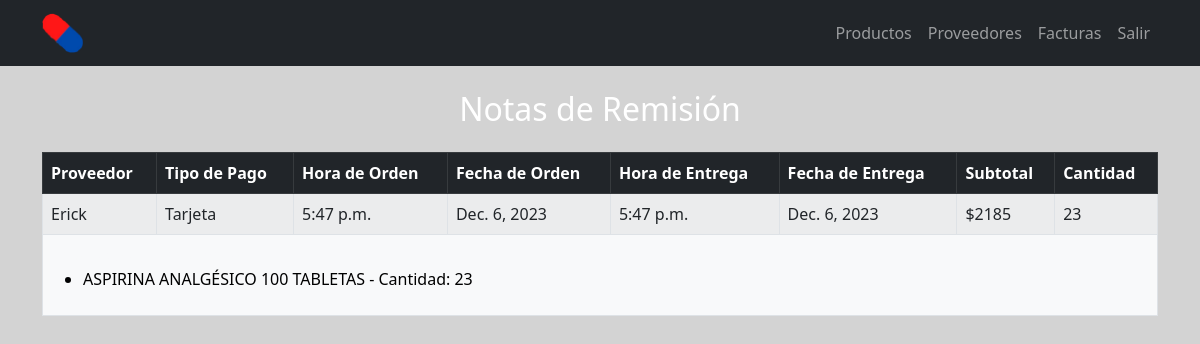
Screenshot of /remission_notes/ (signed in) with the database file from the repository.
### drug_store/models.py (models this page shows, shortened)
class RemissionNote(models.Model):
    PAYMENT_CHOICES = [
        ("tarjeta", "Tarjeta"),
        ("efectivo", "Efectivo"),
    ]
    payment_type = models.CharField(
        max_length=10,
        choices=PAYMENT_CHOICES,
        default="tarjeta",
        verbose_name="Tipo de Pago"
    )
    hour_order = models.TimeField(verbose_name="Hora de Orden")
    day_order = models.DateField(verbose_name="Fecha de Orden")
    hour_delivery = models.TimeField(null=False, verbose_name="Hora de Entrega")
    day_delivery = models.DateField(null=False, verbose_name="Fecha de Entrega")
    subtotal = models.IntegerField(verbose_name="Subtotal")
    amount = models.IntegerField(verbose_name="Cantidad")
    provider = models.ForeignKey(Provideer, on_delete=models.CASCADE, verbose_name="Proveedor")
    class Meta:
        verbose_name_plural = "Pedidos Proveedores"

class Provideer(models.Model):
    name = models.CharField(max_length=70, null=False, verbose_name="Nombre")
    second_name = models.CharField(max_length=100, null=False, verbose_name="Apellido")
    phone = models.CharField(max_length=10, null=False, verbose_name="Teléfono")
    product_sold = models.ManyToManyField(Product, verbose_name="Producto")
    street = models.CharField(max_length=40, null=False, verbose_name="Calle")
    cp = models.CharField(max_length=5, null=False, verbose_name="Código Postal")
    state = models.CharField(max_length=40, null=False, verbose_name="Estado")
    class Meta:
        verbose_name_plural = "Proveedores"

class Product(models.Model):
    ADMINISTRATION_CHOICES = [
        ("oral", "Oral"),
        ("intramuscular", "Intramuscular"),
        ("intravenosa", "Intravenosa"),
        ("sublingual", "Sublingual")
    ]
    name = models.CharField(max_length=100, null=False, verbose_name="Nombre")
    lot = models.CharField(max_length=10, verbose_name="Lote")
    purchase_date = models.DateField(auto_now_add=True, null=False, verbose_name="Fecha de Compra")
    expiration_date = models.DateField(null=False, verbose_name="Fecha de Caducidad")
    description = models.TextField(max_length=500, null=False, verbose_name="Descripción")
    generic = models.BooleanField(default=False, null=False, verbose_name="Genérico")
    administration = models.CharField(max_length=30, null=False, choices=ADMINISTRATION_CHOICES, default="oral", verbose_name="Administración")
    prescription = models.BooleanField(default=False, verbose_name="Prescripción")
    unit_price = models.DecimalField(max_digits=10, decimal_places=2, null=False, verbose_name="Precio Unitario")
    stock = models.IntegerField(null=False, verbose_name="Cantidad", default=0)
    class Meta:
        verbose_name_plural = "Productos"

### drug_store/views.py (the view)
# urls.py: path("remission_notes/", views.get_remission_notes, name="remission_notes"),
@login_required
def get_remission_notes(request):
    remission_notes = RemissionNote.objects.order_by("-subtotal")
    return render(request, "remission_notes.html", {"remission_notes": remission_notes})

### drug_store/templates/remission_notes.html
{% extends "base.html" %}
{% block content %}
    <div class="container mt-4">
        <h2 class="text-center mb-4 text-white">Notas de Remisión</h2>
        <div class="table-responsive">
            <table class="table table-bordered table-striped bg-light text-light">
                <thead class="table-dark">
                <tr>
                    <th>Proveedor</th>
                    <th>Tipo de Pago</th>
                    <th>Hora de Orden</th>
                    <th>Fecha de Orden</th>
                    <th>Hora de Entrega</th>
                    <th>Fecha de Entrega</th>
                    <th>Subtotal</th>
                    <th>Cantidad</th>
                </tr>
                </thead>
                <tbody>
                {% for remission_note in remission_notes %}
                    <tr>
                        <td>{{ remission_note.provider.name }}</td>
                        <td>{{ remission_note.get_payment_type_display }}</td>
                        <td>{{ remission_note.hour_order }}</td>
                        <td>{{ remission_note.day_order }}</td>
                        <td>{{ remission_note.hour_delivery }}</td>
                        <td>{{ remission_note.day_delivery }}</td>
                        <td>${{ remission_note.subtotal }}</td>
                        <td>{{ remission_note.amount }}</td>
                    </tr>
                    <tr>
                        <td colspan="8">
                            <strong>Productos del proveedor:</strong>
                            <ul>
                                {% for product in remission_note.provider.product_sold.all %}
                                    <li class="text-black">{{ product.name }} - Cantidad: {{ remission_note.amount }}</li>
                                {% endfor %}
                            </ul>
                        </td>
                    </tr>
                {% endfor %}
                </tbody>
            </table>
        </div>
    </div>
{% endblock content %}

### drug_store/static/styles.css (style rules this page uses)
body { background-color: lightgray; }

### rows the page displays
RemissionNote: provider.name "Erick", payment_type "Tarjeta", hour_order "5:47 p.m.", day_order "Dec. 6, 2023", hour_delivery "5:47 p.m.", day_delivery "Dec. 6, 2023", subtotal "2185", amount "23"
Product: name "ASPIRINA ANALGÉSICO 100 TABLETAS"
